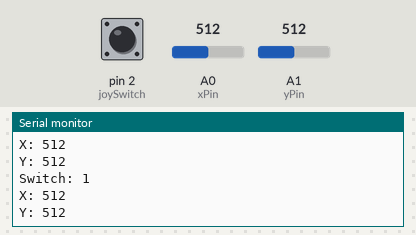
Recording of a sketch running on a simulated Arduino Uno, built with avr-gcc and run on an emulated ATmega328P. Parts: the last lines printed to the serial monitor. The test bench sets the inputs (shaded band); at power-on: A0 (xPin) = 512, A1 (yPin) = 512, pin 2 (joySwitch) HIGH.

Above: at 1.2 s.
1.3 s: A0 (xPin) set to 716
At 1.4 s:
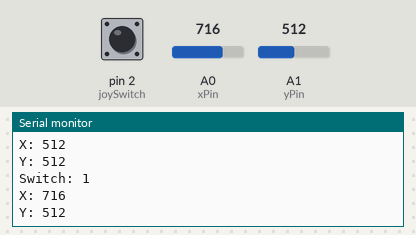
2.8 s: A1 (yPin) set to 716
At 2.91 s:
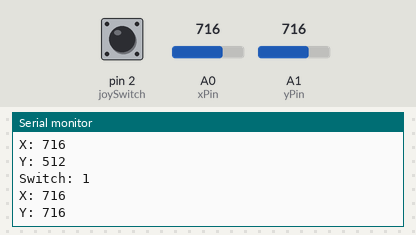
4.3 s: pin 2 (joySwitch) pulled LOW for 0.15 s
5.9 s: A0 (xPin) set to 1023
At 6.03 s:
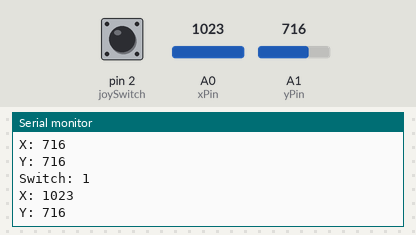
8.9 s: A1 (yPin) set to 900
At 9.06 s:
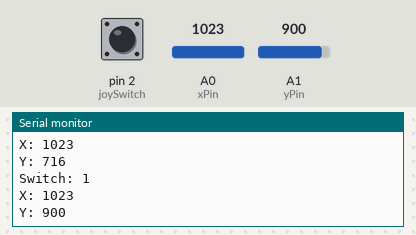
Timing chart, 0 to 11.4 s (numbered marks = the images above; inputs shaded):
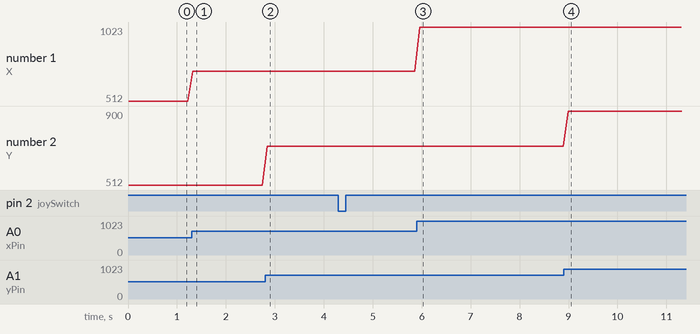

The sketch:

joystick.ino
```cpp
// Joystick pins
const int joySwitch = 2;
const int xPin = A0;
const int yPin = A1;

void setup() {
  // Set joystick switch pin to input with a pull up resistor
  pinMode(joySwitch, INPUT_PULLUP);

  // Begin serial communication
  Serial.begin(9600);
}

void loop() {
  // Print info
  Serial.print("Switch: ");
  Serial.println(digitalRead(joySwitch));
  Serial.print("X: ");
  Serial.println(analogRead(xPin));
  Serial.print("Y: ");
  Serial.println(analogRead(yPin));
  Serial.println();
  delay(100);
}
```

Measured:
- after the input at 1.3 s, the serial monitor: prints a new line at once (image 1)
- after the input at 2.8 s, the serial monitor: prints a new line at once (image 2)
- after the input at 5.9 s, the serial monitor: prints a new line after 0.06 s (image 3)
- after the input at 8.9 s, the serial monitor: prints a new line after 0.09 s (image 4)
- plotted number 1: 512 → 716 after the input at 1.3 s, 716 → 1023 after the input at 5.9 s
- plotted number 2: 716 → 900 after the input at 8.9 s
